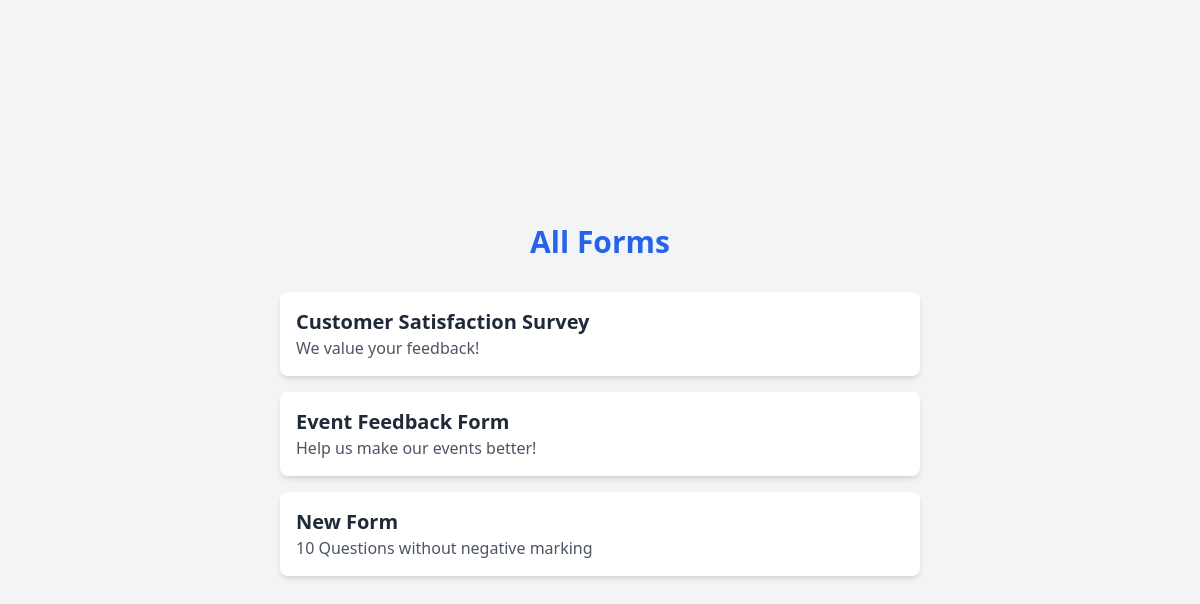
The page /responses (signed in) on the database its author committed.
### app.py (models this page shows)
class Form(db.Model):
    id = db.Column(db.Integer, primary_key=True)
    title = db.Column(db.String(100), nullable=False)
    subtitle = db.Column(db.String(100), nullable=False)

### app.py (the view)
@app.route('/responses')
@login_required
def view_responses():
    forms = Form.query.all()
    return render_template('View/responses.html', forms=forms)

### app.py (called while the page is built)
@login_manager.user_loader
def load_user(user_id):
    return User.query.get(int(user_id))

### templates/View/responses.html (shortened to what this page needs)
<!DOCTYPE html>
<html lang="en">
<head>
    <script src="https://cdn.tailwindcss.com"></script>
</head>
<body class="bg-gray-100 min-h-screen flex items-center justify-center">
    <div class="container max-w-2xl px-4 py-8">
        <header class="mb-8 text-center">
            <h1 class="text-3xl font-bold text-blue-600">All Forms</h1>
        </header>
        <div class="grid grid-cols-1 gap-4">
            {% for form in forms %}
            <a href="{{ url_for('view_question_responses', title=form.title) }}" class="block">
                <div class="bg-white shadow-md rounded-lg p-4 hover:bg-gray-200 transition duration-200 cursor-pointer">
                    <h2 class="text-xl font-semibold text-gray-800">{{ form.title }}</h2>
                    <p class="text-gray-600">{{ form.subtitle }}</p>
                </div>
            </a>
            {% endfor %}
        </div>
    </div>
</body>
</html>

### rows shown on the page
Form: title "Customer Satisfaction Survey", subtitle "We value your feedback!"
Form: title "Event Feedback Form", subtitle "Help us make our events better!"
Form: title "New Form", subtitle "10 Questions without negative marking"
